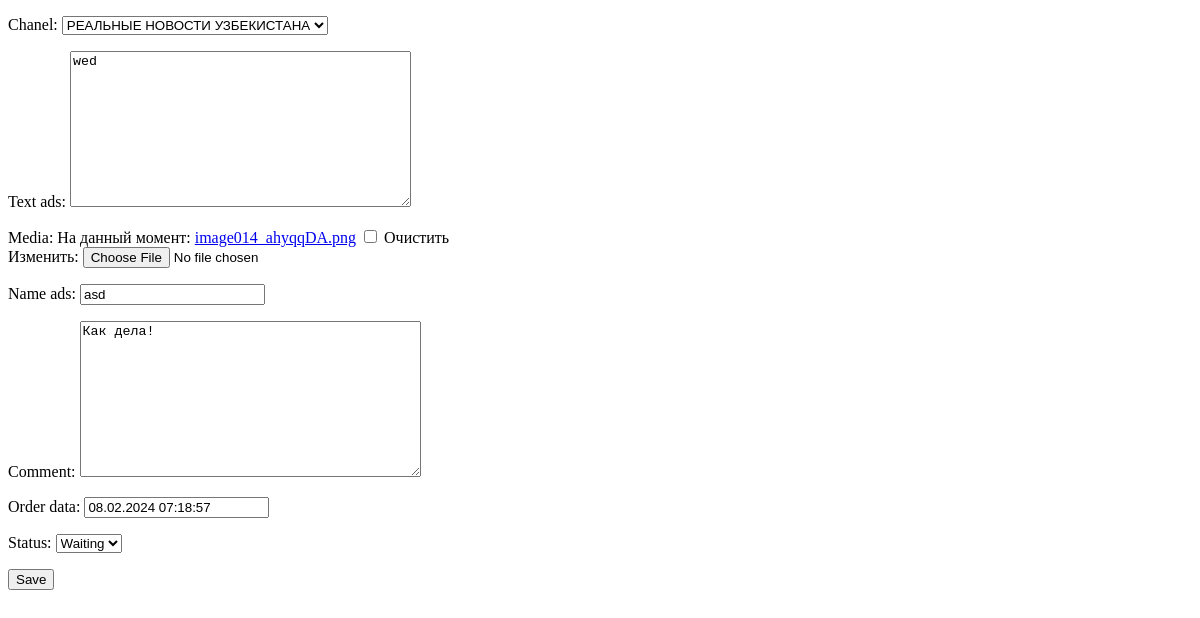
The app's page /184/update (signed in), older data.
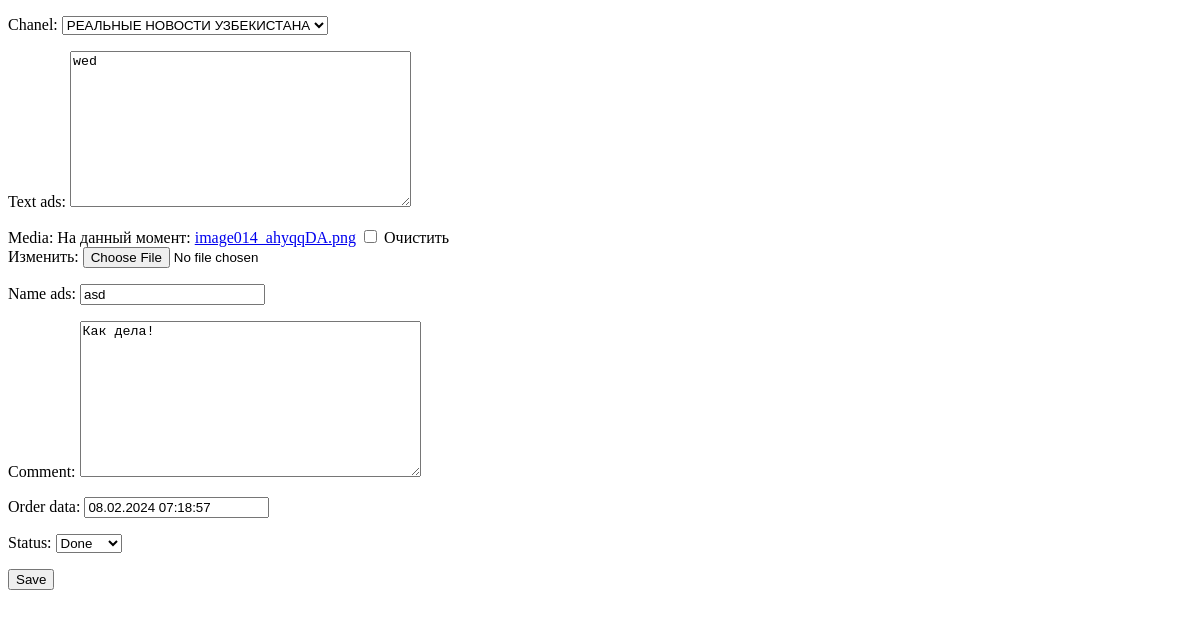
The same page, newer data.
### accounts/models.py (models this page shows, shortened)
class Add_Reklama(models.Model):
    from API.models import Chanel
    class Status(models.TextChoices):
        DRAFT = 'WT', 'Waiting'
        PUBLISHED = "DN", "Done"
    chanel=models.ForeignKey(Chanel,on_delete=models.CASCADE)
    format=models.ForeignKey(Cost_Format,on_delete=models.CASCADE)
    user_order=models.ForeignKey(Profile_advertiser,on_delete=models.CASCADE,null=True)
    text_ads=models.TextField(null=True)
    media=models.ImageField(null=True,blank=True)
    name_ads = models.CharField(max_length=150,null=True)
    comment=models.TextField(null=True)
    order_data=models.DateTimeField(null=True)
    aprove = models.BooleanField(default=False)
    status = models.CharField(max_length=2, choices=Status.choices,
                              default=Status.DRAFT)

### accounts/views.py (the view, shortened to what this page needs)
# urls.py: path('<int:pk>/update',views.Updatestatus.as_view(),name='update'),
class Updatestatus(LoginRequiredMixin,UpdateView):
    model = Add_Reklama
    form_class = Add_ReklamaStatus
    template_name = 'updated_status.html'
    success_url = reverse_lazy('zayavka')
    login_url = reverse_lazy('login')

### accounts/forms.py
class Add_ReklamaStatus(forms.ModelForm):
    class Meta:
        model = Add_Reklama
        fields = ['chanel', 'text_ads', 'media', 'name_ads', 'comment', 'order_data','status']

### API/models.py (called while the page is built)
    def __str__(self):
        return self.name

### accounts/templates/updated_status.html (shortened to what this page needs)
<!DOCTYPE html>
<html lang="en">
<head>
</head>
<body>
<form method="post" >
    {{ form.as_p }}
    <input type="submit" value="Save">
</form>
</body>
</html>

Row changes from the older to the newer data that the page shows:
changed Add_Reklama "РЕАЛЬНЫЕ НОВОСТИ УЗБЕКИСТАНА": status "Waiting" → "Done"
